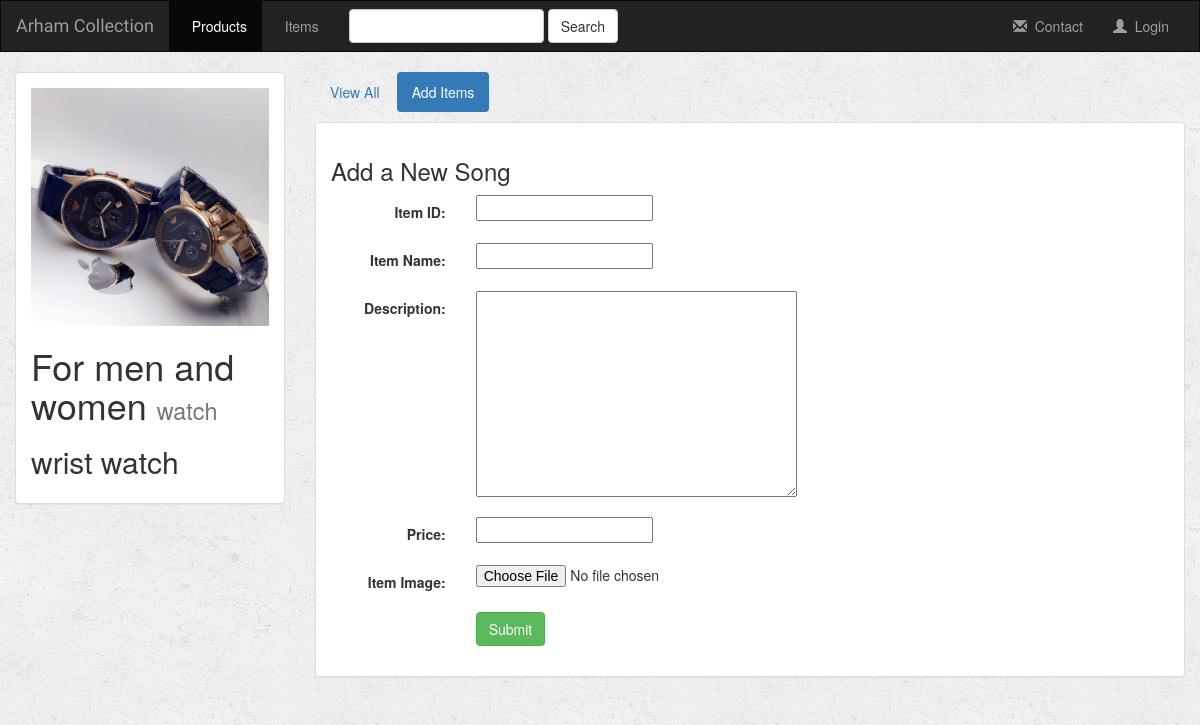
The app's page /music/79/create_song/ with its own data.
### music/models.py (models this page shows)
class Album(models.Model):
    user = models.ForeignKey(User, default=1)
    artist = models.CharField(max_length=250)
    album_title = models.CharField(max_length=500)
    genre = models.CharField(max_length=100)
    album_logo = models.FileField()
    is_favorite = models.BooleanField(default=False)
    def __str__(self):
        return self.album_title + ' - ' + self.artist + ' - ' + self.genre

### music/views.py (the view, shortened to what this page needs)
# urls.py: url(r'^(?P<album_id>[0-9]+)/create_song/$', views.create_song, name='create_song'),
def create_song(request, album_id):
    form = SongForm(request.POST or None, request.FILES or None)
    album = get_object_or_404(Album, pk=album_id)
    context = {
        'album': album,
        'form': form,
    }
    return render(request, 'music/create_song.html', context)

### music/forms.py
class SongForm(forms.ModelForm):
    class Meta:
        model = Song
        fields = ['song_number','song_title', 'song_desc','song_price','audio_file']
        labels = {
            'song_number': 'Item ID',
            'song_title' : 'Item Name',
            'song_desc' : 'Description',
            'song_price': 'Price',
            'audio_file' : 'Item Image'
        }

### music/templates/music/create_song.html (shortened to what this page needs)
{% extends 'music/base.html' %}
{% block albums_active %}active{% endblock %}
{% block body %}
<div class="container-fluid">
    <div class="row">
        <div class="col-sm-4 col-md-3">
            <div class="panel panel-default">
                <div class="panel-body">
                        <a href="{% url 'music:detail' album.id %}">
                            {% if album.album_logo %}
                                <img src="{{ album.album_logo.url }}" class="img-responsive">
                            {% else %}
                                <h3>No image to display</h3>
                            {% endif %}
                        </a>
                    <h1>{{ album.album_title }} <small>{{ album.genre }}</small></h1>
                    <h2>{{ album.artist }}</h2>
                </div>
            </div>
        </div>
        <div class="col-sm-8 col-md-9">
            <ul class="nav nav-pills" style="margin-bottom: 10px;">
                <li role="presentation"><a href="{% url 'music:detail' album.id %}">View All</a></li>
                <li role="presentation" class="active"><a href="{% url 'music:create_song' album.id %}">Add Items</a></li>
            </ul>
            <div class="panel panel-default">
                <div class="panel-body">
                    <h3>Add a New Song</h3>
                    <form class="form-horizontal" role="form" action="" method="post" enctype="multipart/form-data">
                        {% include 'music/form_template.html' %}
                        <div class="form-group">
                            <div class="col-sm-offset-2 col-sm-10">
                                <button type="submit" class="btn btn-success">Submit</button>
                            </div>
                        </div>
                    </form>
                </div>
            </div>
        </div>
    </div>
</div>
{% endblock %}

### music/static/music/style.css (style rules this page uses)
body { background: white url("images/background.png"); }

### records on screen
Album: album_logo (picture), album_title "For men and women", genre "watch", artist "wrist watch"

### other values on screen
{{ field.label_tag }} "Item ID:" "Item Name:" "Description:" "Price:" "Item Image:"
